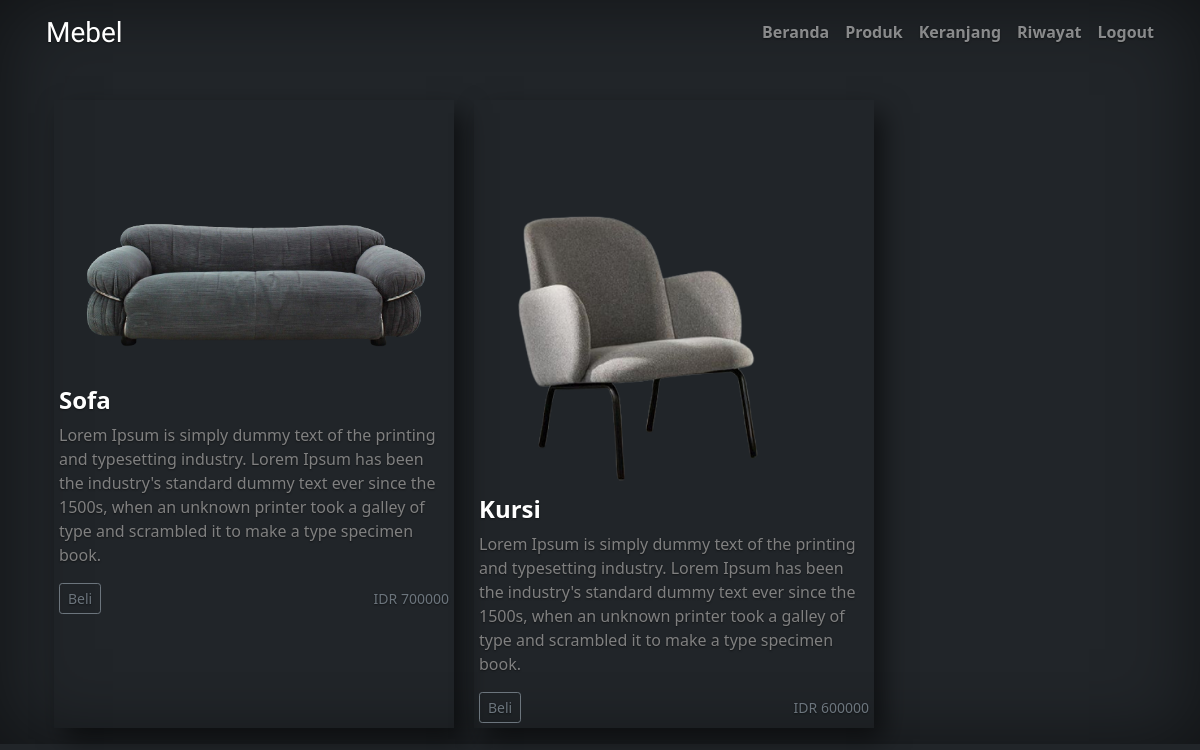
Screenshot of /pelanggan/produk.php (signed in) with the database file from the repository.
### tables this page shows
CREATE TABLE `produk` (
  `id_produk` int(11) NOT NULL,
  `nama_produk` varchar(100) NOT NULL,
  `deskripsi` text NOT NULL,
  `harga` int(11) NOT NULL,
  `foto` varchar(225) NOT NULL
);

### pelanggan/produk.php (the view, shortened to what this page needs)
<!doctype html>
<html lang="en" class="h-100">
  <head>
    <link href="https://cdn.jsdelivr.net/npm/bootstrap@5.1.1/dist/css/bootstrap.min.css" rel="stylesheet">
    <link href="cover.css" rel="stylesheet">
  </head>
  <body class=" text-center text-white bg-dark">
    <div class="container d-flex w-100 h-100 p-3 mx-auto flex-column">
    <?php include  "navbar.php"?>
    <main class="px-3">
    <div>
        <div class="row row-cols-1 row-cols-sm-2 row-cols-md-3 g-3">
          <?php
          include "koneksi.php";
          if (isset($_POST['cari'])) {
              $cari = $_POST['cari'];
              $query_produk = mysqli_query($koneksi, "select * from produk where id_produk = '$cari'");
          }
          else{
              $query_produk = mysqli_query($koneksi, "select * from produk");
          }
          while($data_produk = mysqli_fetch_array($query_produk)){
          ?>
          <div style="color: white; text-align: left; width: 400px; margin-right: 20px; background-color: transparent; box-shadow: 10px 12px 25px -1px rgba(0,0,0,0.57);-webkit-box-shadow: 10px 12px 25px -1px rgba(0,0,0,0.57);-moz-box-shadow: 10px 12px 25px -1px rgba(0,0,0,0.57); padding: 5px 5px 5px 5px;" class="card123">
            <img src="../foto/<?=$data_produk['foto']?>" style="width:100%">
            <br>
              <h4><b><?=$data_produk['nama_produk']?></b></h4>
              <p class="card-text" style="font-weight: 100;color:gray"><?=$data_produk['deskripsi']?></p>
                <div class="d-flex justify-content-between align-items-center">
                    <div class="btn-group">
                      <a href="beli_produk.php?id_produk=<?=$data_produk['id_produk']?>" type="button" class="btn btn-sm
                        btn-outline-secondary">
                        Beli
                      </a>
                    </div>
                    <small class="text-muted">IDR <?=$data_produk['harga']?></small>
              </div>
          </div>
          <?php
          }
          ?>
        </div>
        </div>
    </div>
  </body>
</html>

### pelanggan/cover.css (style rules this page uses)
body { text-shadow: 0 .05rem .1rem rgba(0, 0, 0, .5); box-shadow: inset 0 0 5rem rgba(0, 0, 0, .5); }

### rows the page displays
produk: foto (picture), nama_produk "Sofa", deskripsi "Lorem Ipsum is simply dummy text of the printing and typesetting industry. Lorem Ipsum has been the industry's standard dummy text ever since the 1500s, when an unknown printer took a galley of type and scrambled it to make a type specimen book.", harga "700000"
produk: foto (picture), nama_produk "Kursi", deskripsi "Lorem Ipsum is simply dummy text of the printing and typesetting industry. Lorem Ipsum has been the industry's standard dummy text ever since the 1500s, when an unknown printer took a galley of type and scrambled it to make a type specimen book.", harga "600000"
